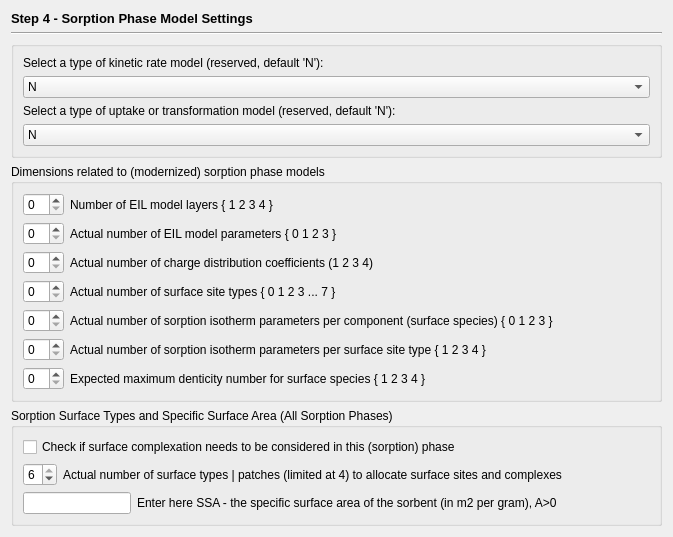
          <widget class="QWidget" name="page_3">
            <layout class="QVBoxLayout" name="verticalLayout_6">
              <item>
                <widget class="QLabel" name="label_2">
                  <property name="sizePolicy">
                    <sizepolicy hsizetype="Preferred" vsizetype="Fixed">
                      <horstretch>0</horstretch>
                      <verstretch>0</verstretch>
                    </sizepolicy>
                  </property>
                  <property name="font">
                    <font>
                      <pointsize>10</pointsize>
                      <bold>true</bold>
                    </font>
                  </property>
                  <property name="text">
                    <string>Step 4 - Sorption Phase Model Settings</string>
                  </property>
                </widget>
              </item>
              <item>
                <widget class="Line" name="line_3">
                  <property name="orientation">
                    <enum>Qt::Horizontal</enum>
                  </property>
                </widget>
              </item>
              <item>
                <widget class="QGroupBox" name="groupBox_11">
                  <property name="title">
                    <string/>
                  </property>
                  <layout class="QVBoxLayout" name="verticalLayout_8">
                    <item>
                      <widget class="QLabel" name="label_25">
                        <property name="text">
                          <string>Select a type of kinetic rate model (reserved, default 'N'):</string>
                        </property>
                      </widget>
                    </item>
                    <item>
                      <widget class="QComboBox" name="kin_t0">
                        <item>
                          <property name="text">
                            <string>N</string>
                          </property>
                        </item>
                      </widget>
                    </item>
                    <item>
                      <widget class="QLabel" name="label_26">
                        <property name="text">
                          <string>Select a type of uptake or transformation model (reserved, default 'N'):</string>
                        </property>
                      </widget>
                    </item>
                    <item>
                      <widget class="QComboBox" name="kin_t1">
                        <item>
                          <property name="text">
                            <string>N</string>
                          </property>
                        </item>
                      </widget>
                    </item>
                  </layout>
                </widget>
              </item>
              <item>
                <widget class="QGroupBox" name="groupBox_10">
                  <property name="title">
                    <string>Dimensions related to (modernized) sorption phase models</string>
                  </property>
                  <layout class="QGridLayout" name="gridLayout_4">
                    <item row="0" column="0">
                      <widget class="QSpinBox" name="nEIl">
                        <property name="sizePolicy">
                          <sizepolicy hsizetype="Maximum" vsizetype="Fixed">
                            <horstretch>0</horstretch>
                            <verstretch>0</verstretch>
                          </sizepolicy>
                        </property>
                      </widget>
                    </item>
                    <item row="0" column="1">
                      <widget class="QLabel" name="label_15">
                        <property name="text">
                          <string>Number of EIL model layers { 1 2 3 4 }</string>
                        </property>
                      </widget>
                    </item>
                    <item row="1" column="0">
                      <widget class="QSpinBox" name="nEIp"/>
                    </item>
                    <item row="1" column="1">
                      <widget class="QLabel" name="label_16">
                        <property name="text">
                          <string>Actual number of EIL model parameters { 0 1 2 3 } </string>
                        </property>
                      </widget>
                    </item>
                    <item row="2" column="0">
                      <widget class="QSpinBox" name="nCDc"/>
                    </item>
                    <item row="2" column="1">
                      <widget class="QLabel" name="label_17">
                        <property name="text">
                          <string>Actual number of charge distribution coefficients (1 2 3 4)</string>
                        </property>
                      </widget>
                    </item>
                    <item row="3" column="0">
                      <widget class="QSpinBox" name="nSiT"/>
                    </item>
                    <item row="3" column="1">
                      <widget class="QLabel" name="label_22">
                        <property name="text">
                          <string>Actual number of surface site types { 0 1 2 3 ... 7 }</string>
                        </property>
                      </widget>
                    </item>
                    <item row="4" column="0">
                      <widget class="QSpinBox" name="nIsoC"/>
                    </item>
                    <item row="4" column="1">
                      <widget class="QLabel" name="label_28">
                        <property name="text">
                          <string>Actual number of sorption isotherm parameters per component (surface species) { 0 1 2 3 } </string>
                        </property>
                      </widget>
                    </item>
                    <item row="5" column="0">
                      <widget class="QSpinBox" name="nIsoS"/>
                    </item>
                    <item row="5" column="1">
                      <widget class="QLabel" name="label_30">
                        <property name="text">
                          <string>Actual number of sorption isotherm parameters per surface site type { 1 2 3 4 } </string>
                        </property>
                      </widget>
                    </item>
                    <item row="6" column="0">
                      <widget class="QSpinBox" name="mDe"/>
                    </item>
                    <item row="6" column="1">
                      <widget class="QLabel" name="label_31">
                        <property name="text">
                          <string>Expected maximum denticity number for surface species { 1 2 3 4 }</string>
                        </property>
                      </widget>
                    </item>
                  </layout>
                </widget>
              </item>
              <item>
                <widget class="QGroupBox" name="groupBox">
                  <property name="title">
                    <string>Sorption Surface Types and Specific Surface Area (All Sorption Phases)</string>
                  </property>
                  <layout class="QGridLayout" name="gridLayout_5">
                    <item row="0" column="0" colspan="3">
                      <widget class="QCheckBox" name="checkBoxSorption">
                        <property name="text">
                          <string>Check if surface complexation needs to be considered in this (sorption) phase</string>
                        </property>
                      </widget>
                    </item>
                    <item row="1" column="0">
                      <widget class="QSpinBox" name="spinBox_SurTypes_N">
                        <property name="sizePolicy">
                          <sizepolicy hsizetype="Maximum" vsizetype="Fixed">
                            <horstretch>0</horstretch>
                            <verstretch>0</verstretch>
                          </sizepolicy>
                        </property>
                        <property name="minimumSize">
                          <size>
                            <width>0</width>
                            <height>0</height>
                          </size>
                        </property>
                        <property name="maximum">
                          <number>6</number>
                        </property>
                        <property name="value">
                          <number>6</number>
                        </property>
                      </widget>
                    </item>
                    <item row="1" column="1" colspan="2">
                      <widget class="QLabel" name="textLabel3">
                        <property name="text">
                          <string>Actual number of surface types | patches (limited at 4) to allocate surface sites and complexes</string>
                        </property>
                        <property name="wordWrap">
                          <bool>false</bool>
                        </property>
                      </widget>
                    </item>
                    <item row="2" column="0" colspan="2">
                      <widget class="QLineEdit" name="lineEdit_surfArea">
                        <property name="sizePolicy">
                          <sizepolicy hsizetype="Fixed" vsizetype="Fixed">
                            <horstretch>0</horstretch>
                            <verstretch>0</verstretch>
                          </sizepolicy>
                        </property>
                        <property name="minimumSize">
                          <size>
                            <width>0</width>
                            <height>0</height>
                          </size>
                        </property>
                      </widget>
                    </item>
                    <item row="2" column="2">
                      <widget class="QLabel" name="textLabel4">
                        <property name="text">
                          <string>Enter here SSA - the specific surface area of the sorbent (in m2 per gram), A&gt;0                            </string>
                        </property>
                        <property name="wordWrap">
                          <bool>false</bool>
                        </property>
                      </widget>
                    </item>
                  </layout>
                </widget>
              </item>
            </layout>
          </widget>
